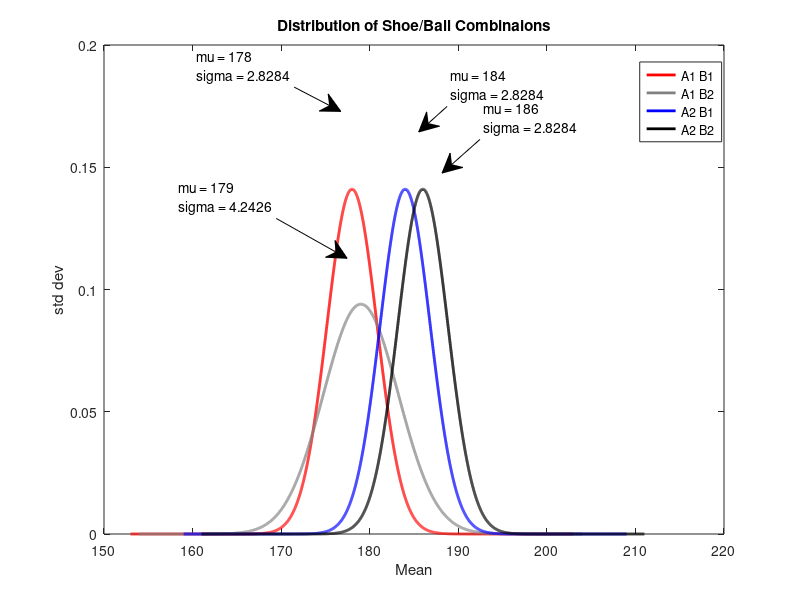

The MATLAB source for this figure:
%%Author: Ryan Watson
%%Date: 8/19/2014
%%Mathematical Modeling Assignment 1
%%
%%
%%Problem 4

A1B1 = [176 , 180];
A1B2 = [176 , 182];
A2B1 = [186 , 182];
A2B2 = [184 , 188];

% Mean
mu_A1B1 = (A1B1(1,1)+A1B1(1,2))/2;
mu_A1B2 = (A1B2(1,1)+A1B2(1,2))/2;
mu_A2B1 = (A2B1(1,1)+A2B1(1,2))/2;
mu_A2B2 = (A2B2(1,1)+A2B2(1,2))/2;

%Standard Dev
std_dev_A1B1 = std(A1B1);
std_dev_A1B2 = std(A1B2);
std_dev_A2B1 = std(A2B1);
std_dev_A2B2 = std(A2B2);

x_A1B1 = -25+mu_A1B1:.01:25+mu_A1B1;
y_A1B1 = (std_dev_A1B1*sqrt(2*pi))^-1*exp(-.5*((x_A1B1-mu_A1B1)/std_dev_A1B1).^2);

x_A1B2 = -25+mu_A1B2:.01:25+mu_A1B2;
y_A1B2 = (std_dev_A1B2*sqrt(2*pi))^-1*exp(-.5*((x_A1B2-mu_A1B2)/std_dev_A1B2).^2);

x_A2B1 = -25+mu_A2B1:.01:25+mu_A2B1;
y_A2B1 = (std_dev_A2B1*sqrt(2*pi))^-1*exp(-.5*((x_A2B1-mu_A2B1)/std_dev_A2B1).^2);

x_A2B2 = -25+mu_A2B2:.01:25+mu_A2B2;
y_A2B2 = (std_dev_A2B2*sqrt(2*pi))^-1*exp(-.5*((x_A2B2-mu_A2B2)/std_dev_A2B2).^2);

% Create figure
figure1 = figure;

% Create axes
axes1 = axes('Parent',figure1);
box(axes1,'on');
hold(axes1,'all');

% Create plot
plot(x_A1B1,y_A1B1,'Parent',axes1,'LineWidth',2,'Color',[1 0 0],...
    'DisplayName','A1 B1');

% Create plot
plot(x_A1B2,y_A1B2,'Parent',axes1,'LineWidth',2,...
    'Color',[0.501960784313725 0.501960784313725 0.501960784313725],...
    'DisplayName','A1 B2');

% Create plot
plot(x_A2B1,y_A1B1,'Parent',axes1,'LineWidth',2,'Color',[0 0 1],...
    'DisplayName','A2 B1');

% Create plot
plot(x_A2B2,y_A1B1,'Parent',axes1,'LineWidth',2,'DisplayName','A2 B2',...
    'Color',[0 0 0]);

% Create xlabel
xlabel({'Mean'});

% Create ylabel
ylabel({'std dev'});

% Create title
title({'Distribution of Shoe/Ball Combinaions'});

% Create legend
legend1 = legend(axes1,'show');
set(legend1,...
    'Position',[0.799652777777777 0.763726249088668 0.0770833333333333 0.120751988430947]);

% Create textarrow
annotation(figure1,'textarrow',[0.6 0.552604166666667],...
    [0.767672199170125 0.711618257261411],'TextEdgeColor','none',...
    'String',{'mu = 186','sigma = 2.8284'});

% Create textarrow
annotation(figure1,'textarrow',[0.558854166666667 0.5234375],...
    [0.822651452282158 0.780082987551867],'TextEdgeColor','none',...
    'String',{'mu = 184','sigma = 2.8284'});

% Create textarrow
annotation(figure1,'textarrow',[0.367708333333333 0.426041666666667],...
    [0.854809128630705 0.814315352697095],'TextEdgeColor','none',...
    'String',{'mu = 178','sigma = 2.8284'});

% Create textarrow
annotation(figure1,'textarrow',[0.3453125 0.433854166666667],...
    [0.635929460580913 0.569502074688797],'TextEdgeColor','none',...
    'String',{'mu = 179','sigma = 4.2426'});

